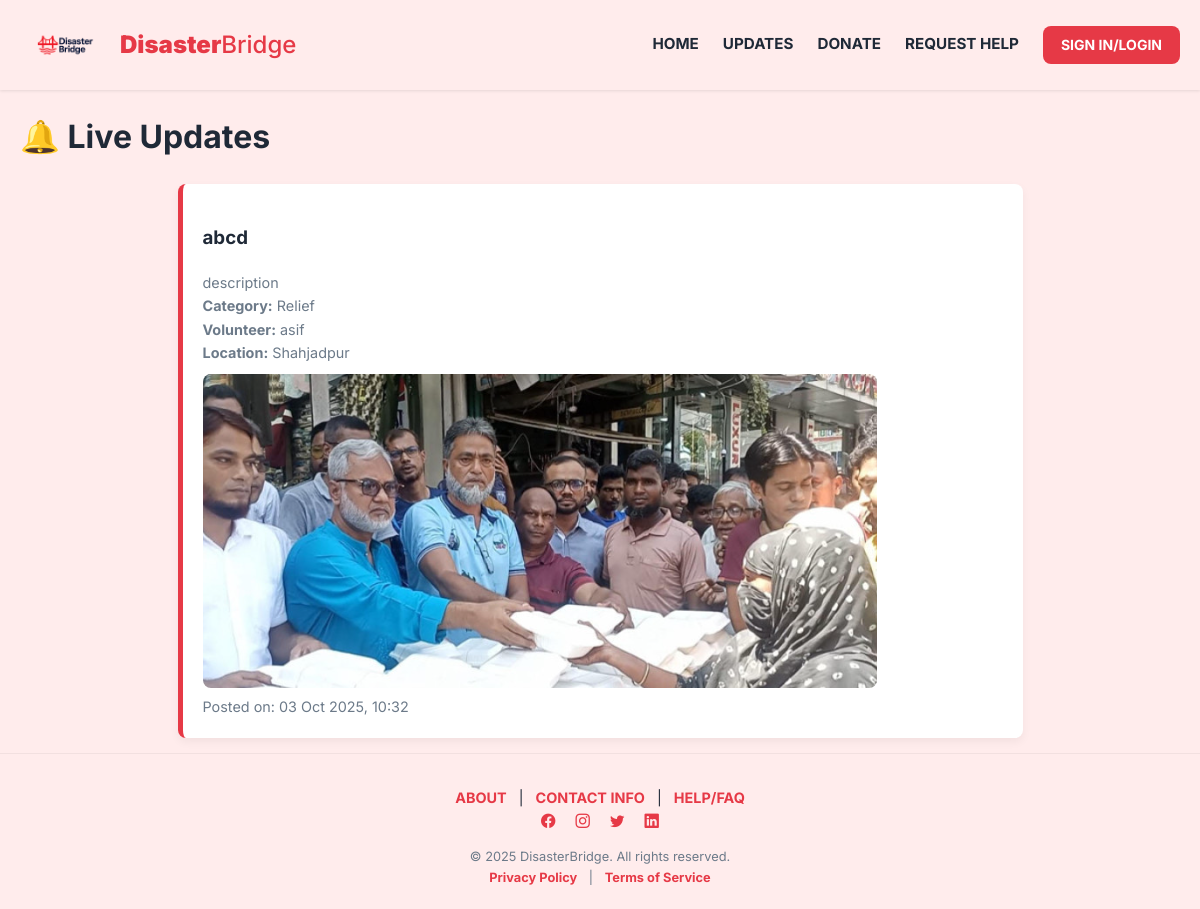
Page /updates/ on the committed database.
### core/models.py (models this page shows, shortened)
class LiveUpdate(models.Model):
    CATEGORY_CHOICES = [
        ("Relief", "Relief"),
        ("Medical", "Medical"),
        ("Shelter", "Shelter"),
        ("Other", "Other"),
    ]
    category = models.CharField(max_length=50, choices=CATEGORY_CHOICES)
    title = models.CharField(max_length=200)
    description = models.TextField()
    volunteer_name = models.CharField(max_length=100)
    location = models.CharField(max_length=100)
    image = models.ImageField(upload_to="updates/", blank=True, null=True)
    created_at = models.DateTimeField(auto_now_add=True)

### core/views.py (the view)
# urls.py: path("updates/", views.live_updates, name="live_updates"),
def live_updates(request):
    category = request.GET.get("category")
    location = request.GET.get("location")
    date = request.GET.get("date")
    updates = LiveUpdate.objects.all()
    if category and category != "All":
        updates = updates.filter(category=category)
    if location and location != "All":
        updates = updates.filter(location__icontains=location)
    if date:
        updates = updates.filter(created_at__date=date)
    return render(request, "core/live_updates.html", {"updates": updates})

### core/templates/core/live_updates.html (shortened to what this page needs)
{% extends 'core/base.html' %}
{% load static %}
{% block content %}
<div class="container-lg my-5">
    <h1 class="text-center mb-4">🔔 Live Updates</h1>
    {% if updates %}
        {% for update in updates %}
            <div class="update-card">
                <h3>{{ update.title }}</h3>
                <p>{{ update.description }}</p>
                <p><strong>Category:</strong> {{ update.category }}</p>
                <p><strong>Volunteer:</strong> {{ update.volunteer_name }}</p>
                <p><strong>Location:</strong> {{ update.location }}</p>
                {% if update.image %}
                    <img src="{{ update.image.url }}" alt="{{ update.title }}" style="max-width:100%; border-radius:8px; margin-top:10px;">
                {% endif %}
                <p class="update-meta">Posted on: {{ update.created_at|date:"d M Y, H:i" }}</p>
            </div>
        {% endfor %}
    {% else %}
        <div class="text-center mt-4">
            <p>No live updates available right now. Please check back later.</p>
        </div>
    {% endif %}
</div>
{% endblock %}

### core/templates/core/base.html (style rules this page uses)
:root { --db-accent-red: #e63946; --db-darker-red: #c0313d; --db-brighter-red-hover: #ff4d4d; --db-page-bg: #ffecec; --db-card-bg: white; --db-text-dark: #1f2937; --db-text-medium: #6c7a89; --db-box-shadow: 0 4px 10px rgba(0, 0, 0, 0.05); --db-border-radius: 8px; }
body { margin: 0; font-family: 'Inter', Arial, sans-serif; background: var(--db-page-bg); color: var(--db-text-dark); line-height: 1.6; min-height: 100vh; display: flex; flex-direction: column; }
.container-lg { max-width: 1200px; margin: 0 auto; padding: 0 20px; }
h1, h2, h3, h4 { color: var(--db-text-dark); }
.update-card { background: var(--db-card-bg); padding: 20px; margin: 15px auto; border-radius: var(--db-border-radius); max-width: 800px; box-shadow: var(--db-box-shadow); border-left: 5px solid var(--db-accent-red); }
.update-card p { color: var(--db-text-medium); margin: 0; font-size: 0.9rem; }

### rows in the picture
LiveUpdate: title "abcd", description "description", category "Relief", volunteer_name "asif", location "Shahjadpur", image (picture), created_at "03 Oct 2025, 10:32"
